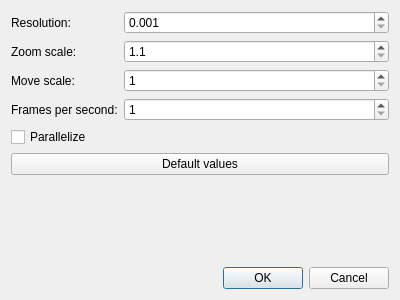
<?xml version="1.0" encoding="UTF-8"?>
<ui version="4.0">
 <class>Options</class>
 <widget class="QDialog" name="Options">
  <property name="geometry">
   <rect>
    <x>0</x>
    <y>0</y>
    <width>400</width>
    <height>300</height>
   </rect>
  </property>
  <property name="windowTitle">
   <string>Options</string>
  </property>
  <property name="windowIcon">
   <iconset resource="resources.qrc">
    <normaloff>:/icons/options.png</normaloff>:/icons/options.png</iconset>
  </property>
  <layout class="QVBoxLayout" name="verticalLayout">
   <item>
    <layout class="QFormLayout" name="formLayout">
     <item row="0" column="0">
      <widget class="QLabel" name="label">
       <property name="text">
        <string>Resolution:</string>
       </property>
      </widget>
     </item>
     <item row="1" column="0">
      <widget class="QLabel" name="label_2">
       <property name="text">
        <string>Zoom scale:</string>
       </property>
      </widget>
     </item>
     <item row="3" column="0">
      <widget class="QLabel" name="label_3">
       <property name="text">
        <string>Frames per second:</string>
       </property>
      </widget>
     </item>
     <item row="0" column="1">
      <widget class="QDoubleSpinBox" name="spDiff">
       <property name="decimals">
        <number>3</number>
       </property>
       <property name="minimum">
        <double>0.001000000000000</double>
       </property>
       <property name="maximum">
        <double>1.000000000000000</double>
       </property>
       <property name="singleStep">
        <double>0.001000000000000</double>
       </property>
      </widget>
     </item>
     <item row="1" column="1">
      <widget class="QDoubleSpinBox" name="spZoom">
       <property name="decimals">
        <number>1</number>
       </property>
       <property name="minimum">
        <double>1.100000000000000</double>
       </property>
       <property name="maximum">
        <double>2.000000000000000</double>
       </property>
       <property name="singleStep">
        <double>0.100000000000000</double>
       </property>
      </widget>
     </item>
     <item row="3" column="1">
      <widget class="QSpinBox" name="spFps">
       <property name="minimum">
        <number>1</number>
       </property>
       <property name="maximum">
        <number>100</number>
       </property>
      </widget>
     </item>
     <item row="2" column="0">
      <widget class="QLabel" name="label_4">
       <property name="text">
        <string>Move scale:</string>
       </property>
      </widget>
     </item>
     <item row="2" column="1">
      <widget class="QSpinBox" name="spMove">
       <property name="minimum">
        <number>1</number>
       </property>
      </widget>
     </item>
    </layout>
   </item>
   <item>
    <widget class="QCheckBox" name="cbParallelize">
     <property name="text">
      <string>Parallelize</string>
     </property>
    </widget>
   </item>
   <item>
    <widget class="QPushButton" name="btDefaults">
     <property name="text">
      <string>Default values</string>
     </property>
    </widget>
   </item>
   <item>
    <spacer name="verticalSpacer">
     <property name="orientation">
      <enum>Qt::Vertical</enum>
     </property>
     <property name="sizeHint" stdset="0">
      <size>
       <width>20</width>
       <height>40</height>
      </size>
     </property>
    </spacer>
   </item>
   <item>
    <widget class="QDialogButtonBox" name="buttonBox">
     <property name="orientation">
      <enum>Qt::Horizontal</enum>
     </property>
     <property name="standardButtons">
      <set>QDialogButtonBox::Cancel|QDialogButtonBox::Ok</set>
     </property>
    </widget>
   </item>
  </layout>
 </widget>
 <resources>
  <include location="resources.qrc"/>
 </resources>
 <connections>
  <connection>
   <sender>buttonBox</sender>
   <signal>accepted()</signal>
   <receiver>Options</receiver>
   <slot>accept()</slot>
   <hints>
    <hint type="sourcelabel">
     <x>248</x>
     <y>254</y>
    </hint>
    <hint type="destinationlabel">
     <x>157</x>
     <y>274</y>
    </hint>
   </hints>
  </connection>
  <connection>
   <sender>buttonBox</sender>
   <signal>rejected()</signal>
   <receiver>Options</receiver>
   <slot>reject()</slot>
   <hints>
    <hint type="sourcelabel">
     <x>316</x>
     <y>260</y>
    </hint>
    <hint type="destinationlabel">
     <x>286</x>
     <y>274</y>
    </hint>
   </hints>
  </connection>
 </connections>
</ui>
